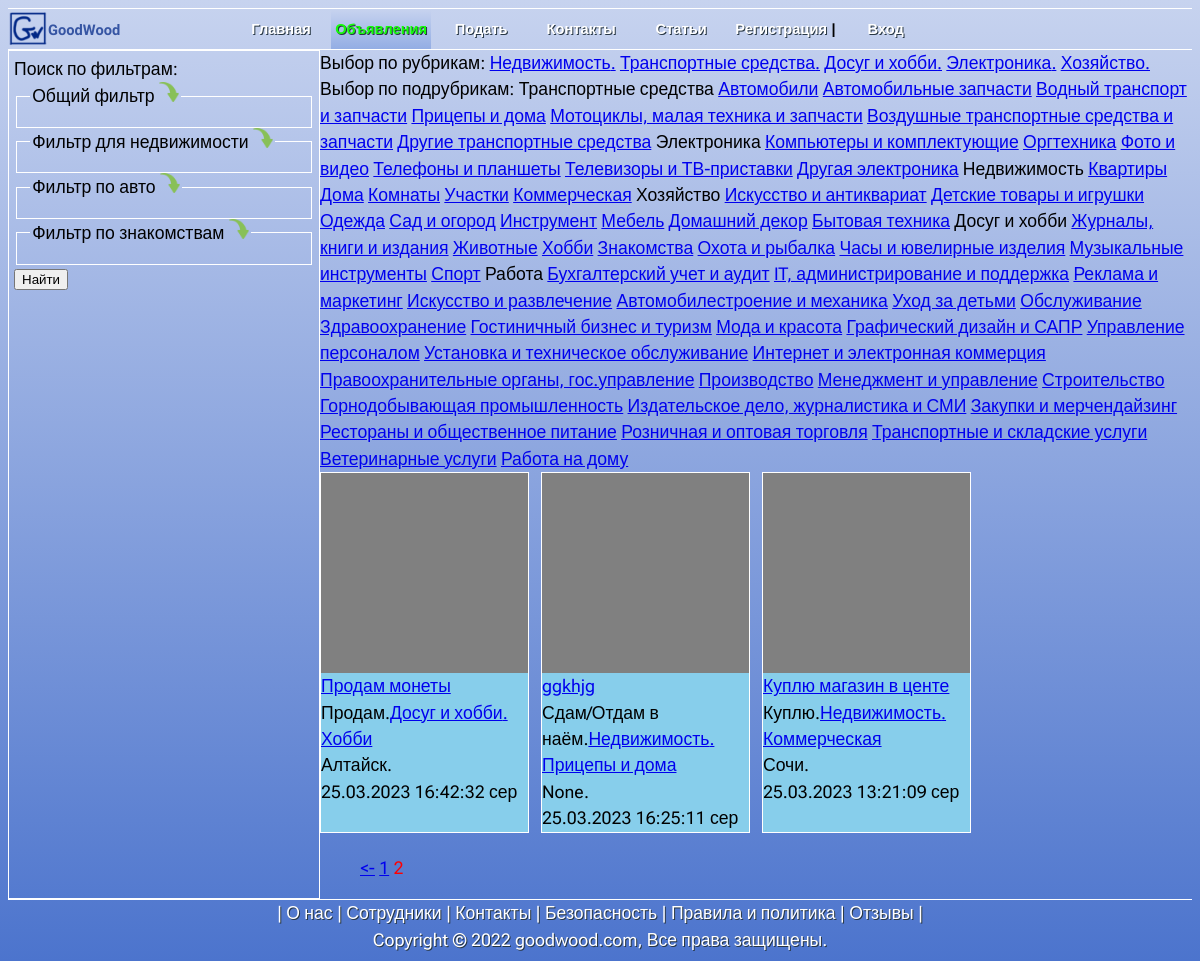
/all_adv/?page=2, run on an earlier commit of the app's database.
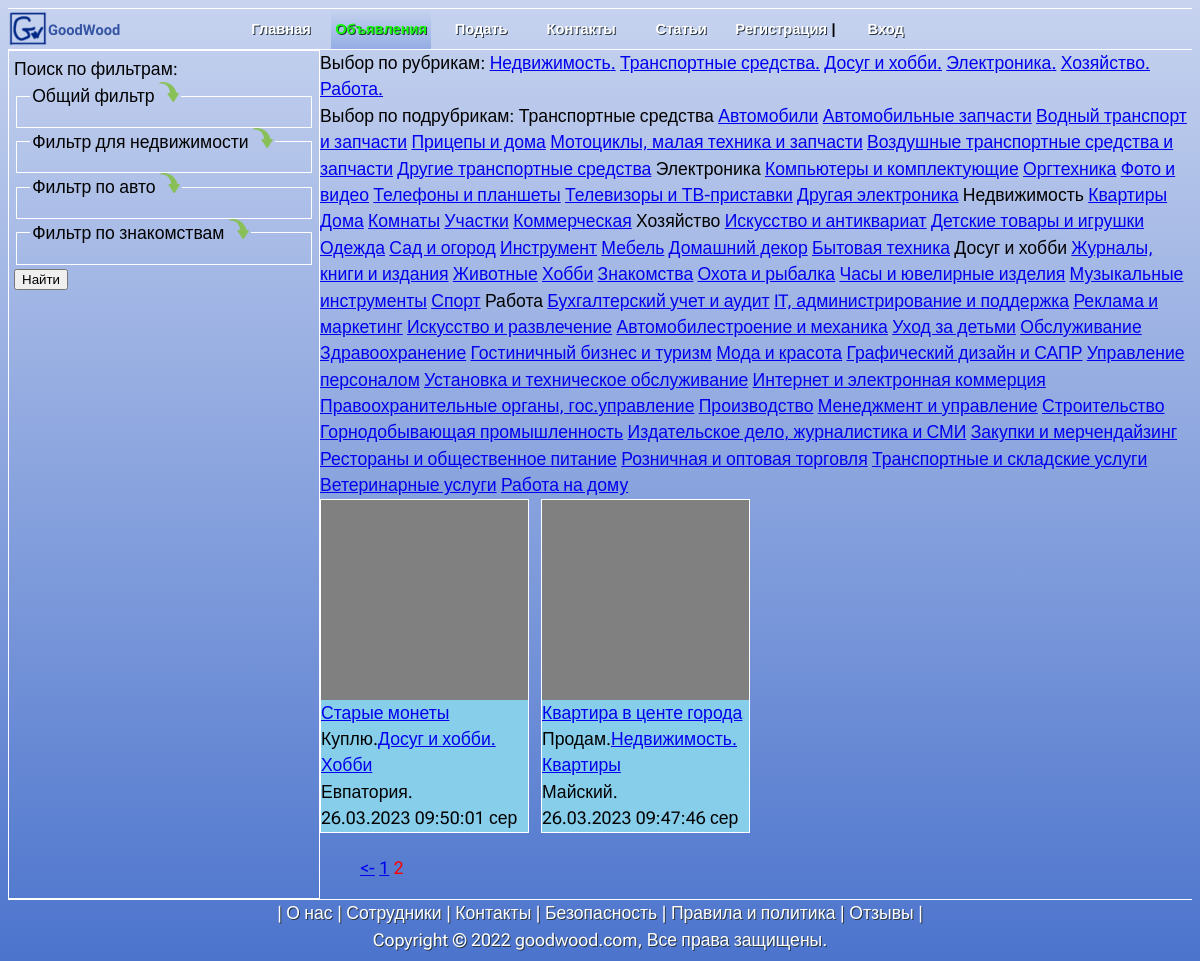
And on a later commit of the database.
### all_adv/models.py (models this page shows, shortened)
class Rubric(models.Model):
    name = models.CharField(max_length=45,db_index=True,verbose_name='Название')
    def get_absolute_url(self):
        return reverse('by_rubric',kwargs={'rubric_id': self.id})
    class Meta:
        verbose_name_plural = 'Рубрики'
        verbose_name = 'Рубрика'

class Adv(models.Model):
    is_active = models.BooleanField(default=True,db_index=True)
    title = models.CharField(max_length=50,verbose_name='Заголовок', help_text='Это хелп',db_index=True)
    transaction = models.ForeignKey('Transaction',null=True,on_delete=models.PROTECT, verbose_name='Вид сделки')
    region = models.ForeignKey('Region', null=True, on_delete=models.PROTECT, verbose_name='Регион')
    city = models.CharField(max_length=50, verbose_name='Город',null=True,blank =True,db_index=True)
    district_city = models.CharField(max_length=50, verbose_name='Район города',blank =True, null=True)
    photo = models.ImageField(upload_to='photo/%Y/%m/%d/',
                              null=True, blank=True)
    user_name = models.CharField(max_length=50, verbose_name='Имя',null=True)
    phone_number = models.CharField(max_length=50,null=True,  verbose_name='Телефон')
    content = models.TextField(null=True, max_length=5000,help_text='Не более 5000 символов', verbose_name='Описание',db_index=True)
    price = models.FloatField(null=True,blank =True,verbose_name='Цена',db_index=True)
    rubric = models.ForeignKey('Rubric',null=True,on_delete=models.PROTECT, verbose_name='Рубрика',db_index=True)
    subrubric = models.CharField(max_length=70,blank =True, null=True,choices=SUB_RUBRICS, verbose_name='Подрубрика',db_index=True)
    published = models.DateTimeField(auto_now_add=True, db_index=True, verbose_name='Опубликовано от')
    update = models.DateTimeField(auto_now=True, db_index=True, verbose_name='Изменено  от')
    street = models.CharField(max_length=50, verbose_name='Улица',blank =True,default='',db_index=True)
    floors = models.CharField(max_length=50,null=True,blank =True,verbose_name='Этажей')
    floor = models.CharField(max_length=50,null=True,blank =True,verbose_name='Этаж')
    rooms = models.CharField(max_length=50,null=True,blank =True,verbose_name='Комнат',db_index=True)
    square_rooms = models.FloatField(null=True,blank =True,verbose_name='Площадь комнат',db_index=True)
    square_land = models.FloatField(null=True,blank =True,verbose_name='Площадь земли',db_index=True)
    law_status = models.ForeignKey('LawStatus',blank =True,null=True,on_delete=models.PROTECT, verbose_name='Статус',db_index=True)
    ower = models.ForeignKey('Subject',null=True,blank =True,on_delete=models.PROTECT, verbose_name='Субъект',db_index=True)
    car_mark = models.ForeignKey('CarMark',null=True,blank =True,on_delete=models.PROTECT, verbose_name='Марка',db_index=True)
    car_model = models.CharField(max_length=50, verbose_name='Модель',null=True,blank =True,db_index=True)
    car_year = models.CharField(max_length=50,null=True,blank =True,verbose_name='Год',db_index=True)
    car_fuel = models.ForeignKey('CarFuel',null=True,blank =True,on_delete=models.PROTECT, verbose_name='Топливо',db_index=True)
    car_color = models.CharField(max_length=50, verbose_name='Цвет',null=True,blank =True,db_index=True)
    car_body = models.ForeignKey('CarBody',null=True,on_delete=models.PROTECT, verbose_name='Кузов',blank =True,db_index=True)
    car_actuator = models.ForeignKey('CarActuator',null=True,on_delete=models.PROTECT, verbose_name='Привод',blank =True,db_index=True)
    car_transmission = models.ForeignKey('CarTransmission',null=True,on_delete=models.PROTECT, verbose_name='Коробка',blank =True,db_index=True)
    car_run = models.CharField(max_length=50,null=True,blank =True,verbose_name='Пробег',db_index=True)
    car_engine_capacity = models.FloatField(null=True,blank =True,verbose_name='Объем двигателя',db_index=True)
    who = models.CharField(max_length=50, verbose_name='Кто',null=True,blank =True,db_index=True)
    whom = models.CharField(max_length=50, verbose_name='Кого',null=True,blank =True,db_index=True)
    your_age = models.CharField(max_length=50,null=True,blank =True,verbose_name='Возраст Ваш',db_index=True)
    intention_age = models.CharField(max_length=50,null=True,blank =True,verbose_name='Возраст поиска',db_index=True)
    intention = models.ForeignKey('Intention',null=True,on_delete=models.PROTECT, verbose_name='Намерение',blank =True,db_index=True)
    salary = models.CharField(max_length=50,null=True,blank =True,verbose_name='Зарплата от',db_index=True)
    mode = models.CharField(max_length=50, verbose_name='Режим работы',null=True,blank =True,db_index=True)
    def get_absolute_url(self):
        return reverse('by_rubric',kwargs={'rubric_id': self.rubric_id})
    class Meta:
        verbose_name_plural='Объявления'
        verbose_name = 'Объявление'
        ordering = ['-published']

class Transaction(models.Model):
    name = models.CharField(max_length=21,db_index=True,verbose_name='Вид сделки')
    def __str__(self):
        return self.name
    class Meta:
        verbose_name_plural = 'Вид сделки'
        verbose_name = 'Вид сделки'

### all_adv/views.py (the view)
# urls.py: path('', AllAdvs.as_view(), name='all_advs'),
class AllAdvs(DataMixin,ListView):
    model = Adv
    template_name = 'all_adv/all_advs.html'
    context_object_name = 'advs'
    def get_context_data(self, *, object_list=None, **kwargs):
        context = super().get_context_data(**kwargs)
        send_to_mixin = self.get_user_context(title = 'GoodWood. Все объявления',page='all_advs')
        context = dict(list(context.items()) + list(send_to_mixin.items()))
        return context
    def get_queryset(self):
        return Adv.objects.filter(is_active=True).select_related('rubric','transaction')

### all_adv/templatetags/all_adv_tags.py (called while the page is built)
@register.simple_tag()
def get_rubrics():
    return Rubric.objects.all()

### all_adv/utils.py (called while the page is built)
    def get_user_context(self,**kwargs):
        context = kwargs
        context['menu'] = menu
        context['SUB_RUBRICS_ARR'] = SUB_RUBRICS_ARR
        context['RUBRIC_ARR'] = RUBRIC_ARR
        return  context

### all_adv/templates/all_adv/all_advs.html
{% extends "./base.html" %}
{% load all_adv_tags %}
{% block content %}
<div>
{% get_rubrics as rubrics %}
     Выбор по рубрикам:
    {% for rubric in  rubrics %}
        <a href="{{rubric.get_absolute_url}}">{{rubric.name}}.</a>
    {% endfor %}<br>
    Выбор по подрубрикам:
    {% for r in SUB_RUBRICS_ARR %}
        {% if r in RUBRIC_ARR %}
            {{r}}
        {% else %}
            <a href="{% url 'by_subrubric' r %} ">{{r}}</a>
        {% endif  %}
    {% endfor %}
</div >
<div class="cards_block">
{% for adv in  page_obj %}
    <div class="adv-card">
            <div class="card_photo_main"></div>
            {% if adv.rooms %}
                <div><a href="{% url 'adv' adv.id %}">{{ adv.title }}</a> {{ adv.rooms }}-ком.кв. </div>
           {% else %}
                <div><a href="{% url 'adv' adv.id %}">{{ adv.title }}</a>  </div>
        {% endif %}
            <div>{{adv.transaction}}.<a href="{{adv.get_absolute_url}}">{{ adv.rubric.name }}. </a><a href="{% url 'by_subrubric'  adv.subrubric   %} ">
                {{adv.subrubric}}</a></div>
            <div>{{ adv.city }}. {{ adv.street}}</div>
            <div>{{ adv.published|date:"d.m.Y H:i:s" }}     сер</div>
    </div>
{% endfor %}
</div>
{% endblock %}

### all_adv/templates/all_adv/base.html (shortened to what this page needs)
{%  load static %}
<!DOCTYPE html>
<html lang="en">
<head>
    <link rel="stylesheet" type="text/css" href="{% static 'index/css/style.css' %}">
    <link rel="stylesheet" type="text/css" href="{% static 'all_adv/css/style.css' %}">
    <link rel="stylesheet" type="text/css" href="{% static 'all_adv/css/form-style.css' %}">
 <link rel="stylesheet" type="text/css" href="{% static 'posts/css/style.css' %}">
</head>
<body>
    <header class="clearfix">
        <img src="{% static 'index/img/gw.png' %}" width="40" height="40" alt="logo">
        <div class="logo-text">GoodWood</div>
        <ul class="clearfix">
            {% for m in menu %}
            {% if m.page_url == page %}
            <li ><a class="selected" href="{% url  m.page_url %}">{{ m.title }}</a></li>
            {% else %}
                <li ><a  href="{% url  m.page_url %}">{{ m.title }}</a></li>
            {% endif %}
            {% endfor %}
            {% if request.user.is_authenticated %}
                <li class="button-reg"> {{ user.username }}|</li>
                <li class="button-log"><a  href="{% url  'logout' %}">Выход</a></li>
              {% else %}
            <li class="button-reg"> <a  href="{% url  'register' %}">Регистрация</a>|</li>
            <li class="button-log"><a  href="{% url  'login' %}">Вход</a></li>
            {% endif %}
        </ul>
    </header>
<div class="main-screen">
    <div class="filter-block">
        <form method="GET" action='{% url "find_by_filter" %}'>
            Поиск по фильтрам:
            <fieldset class="filter_line" >
            <legend>Общий фильтр
                <img class='pointer-curve' src="{% static 'all_adv/images/curve-down.png' %}" width="20" height="20" alt="curve"
                     id="pointer_curve_down_0"
                      onclick="show_filter('common-filter','pointer_curve_down_0','pointer_curve_down_1')">
            </legend>
            </fieldset>
            <fieldset class="filter_line">
            <legend>Фильтр для недвижимости
                <img class='pointer-curve' src="{% static 'all_adv/images/curve-down.png' %}" width="20" height="20" alt="curve"
                     id="pointer_curve_2" onclick="show_filter('realty-filter','pointer_curve_2','pointer_curve_3')">
                     id="pointer_curve_3"  hidden onclick="show_filter('realty-filter','pointer_curve_2','pointer_curve_3')"></legend>
            </fieldset>
             <fieldset class="filter_line">
            <legend>Фильтр по авто
                <img class='pointer-curve' src="{% static 'all_adv/images/curve-down.png' %}" width="20" height="20" alt="curve"
                     id="pointer_curve_down_4" onclick="show_filter('auto-filter','pointer_curve_down_4','pointer_curve_up_5')">
                     id="pointer_curve_up_5"  hidden onclick="show_filter('auto-filter','pointer_curve_down_4','pointer_curve_up_5')"></legend>
             </fieldset>
            <fieldset class="filter_line">
            <legend>Фильтр по знакомствам
            <img class='pointer-curve' src="{% static 'all_adv/images/curve-down.png' %}" width="20" height="20" alt="curve"
                     id="pointer_curve_down_6" onclick="show_filter('meetting-filter','pointer_curve_down_6','pointer_curve_up_7')">
            </legend>
            </fieldset>
            <input type="submit" value="Найти">
        </form>
    </div>
<div>
        {% block content %}
        {% endblock %}
{% if page_obj.has_other_pages  %}
        <nav>
            <ul>
                {% if page_obj.has_previous %}
                <li>
                    <a href="?page={{ page_obj.previous_page_number }}"><-</a>
                </li>
                {% endif %}
                {% for p in page_obj.paginator.page_range %}
                {% if page_obj.number ==  p %}
                <li class="active-page">{{ p }}</li>
                {% elif p >= page_obj.number|add:-2 and p <= page_obj.number|add:2 %}
                <li>
                    <a href="?page={{ p }}">{{ p }}</a>
                </li>
                {% endif %}
                {% endfor %}
            </ul>
        </nav>
{% endif %}
    </div>
</div>
    <footer>
    <div class="up-footer">
        |<a href="about-us"> О нас </a>|
        <a href=""> Сотрудники </a>
        |<a href="contacts"> Контакты </a>|
        <a href=""> Безопасность </a>
        |<a href=""> Правила и политика </a>|
        <a href=""> Отзывы </a>|<br>
    </div>
    <div class="bottom-footer">
        <span>Copyright © 2022 goodwood.com, Все права защищены. </span>
    </div>
</footer>
</body>

### index/static/index/css/style.css (style rules this page uses)
body { min-height: 100vh; line-height: 1.5; background: linear-gradient(to top, #4C74CD, #C7D3EF); font-family: 'Roboto Flex', sans-serif; font-size: 1.1em; }
header { display: flex; height: 40px; width: 100%; font-size: 11pt; font-weight: bold; position: relative; border-bottom: 1px solid white; border-top: 1px solid white; }
header ul { padding: 0; margin: 0 auto; width: 850px; height: 40px; }
header li { display: inline; float: left; }
.logo-text { padding-top: 0.7em; font-family: 'Shantell Sans', cursive; color:#3655A3 }
header a { color: #fff; display: inline-block; width: 100px; text-align: center; text-decoration: none; line-height: 40px; text-shadow: 1px 1px 0px #283744; }
header li a { box-sizing:border-box; -moz-box-sizing:border-box; -webkit-box-sizing:border-box; }
.selected { background: linear-gradient(to top, #93ade4, #C7D3EF); color:#15FC0A; }
@media screen and (max-width: 1370px) { li { display: inline; } }
footer { display: grid; grid-template-columns:100%; grid-template-rows: 1fr; border-top: 1px solid white ; text-align: center; }
footer div { text-decoration:none; color:#FFFFFF; text-shadow: 1px 1px 0px #283744; }
footer a { text-decoration:none; color:#FFFFFF; text-shadow: 1px 1px 0px #283744; }

### all_adv/static/all_adv/css/style.css (style rules this page uses)
.main-screen { display:flex; }
.cards_block { display:grid; grid-gap: 1vw; grid-auto-flow: rows; grid-template-columns: repeat(4, 1fr); }
.card_photo_main { width:100%; height: 200px; background:grey; }
.filter-block { min-width:300px; border:1px solid white; padding: 5px; }
.filter_line { border: 1px solid white; }
.adv-card { border: 1px solid white; margin-bottom: 5px; background-color: skyblue; text-align:left; min-width:190px; height: auto; }
.active-page { color: red; }
.pointer-curve { cursor: pointer; }

What changed in the data, as far as the page shows it:
removed Adv: title "Продам монеты", transaction "Продам", rubric.name "Досуг и хобби", subrubric "Хобби", city "Алтайск", published "25.03.2023 16:42:32"
removed Adv: title "ggkhjg", transaction "Сдам/Отдам в наём", rubric.name "Недвижимость", subrubric "Прицепы и дома", city "None", published "25.03.2023 16:25:11"
removed Adv: title "Куплю магазин в центе", transaction "Куплю", rubric.name "Недвижимость", subrubric "Коммерческая", city "Сочи", published "25.03.2023 13:21:09"
added Rubric: name "Работа"
added Adv: title "Старые монеты", transaction "Куплю", rubric.name "Досуг и хобби", subrubric "Хобби", city "Евпатория", published "26.03.2023 09:50:01"
added Adv: title "Квартира в центе города", transaction "Продам", rubric.name "Недвижимость", subrubric "Квартиры", city "Майский", published "26.03.2023 09:47:46"
